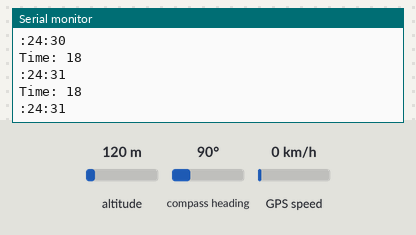
This sketch was run on a simulated Arduino Uno, built with avr-gcc and run on an emulated ATmega328P. On the bench: the last lines printed to the serial monitor. The inputs (shaded band) are chosen by the test bench; at power-on: altitude 120 m, compass heading 90°, GPS speed 0 km/h. The GPS gets a fix after 3 s at 37.7749, -122.4194 with 8 satellites.

Above: at 1.2 s.
1.3 s: altitude set to 20 m
At 2.8 s:
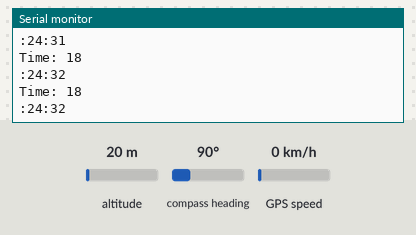
4.5 s: altitude set to 250 m
At 5.5 s:
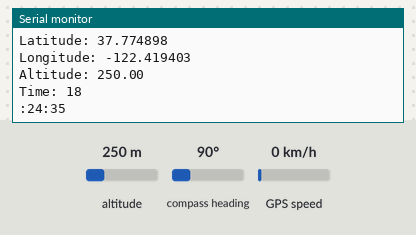
Timing chart, 0 to 7.5 s (numbered marks = the images above; inputs shaded):
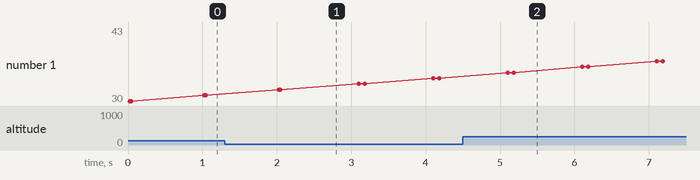

Measured:
- after the input at 4.5 s, the serial monitor: prints a new line after 0.57 s (image 2)

The sketch:

GPS_Sensor_Module.ino
```cpp
#include <TinyGPS++.h>
#include <SoftwareSerial.h>

SoftwareSerial ss(3, 2);  // RX, TX (connect to the GPS module)

TinyGPSPlus gps;

void setup() {
  Serial.begin(9600);
  ss.begin(9600);
}

void loop() {
  while (ss.available() > 0) {
    if (gps.encode(ss.read())) {
      if (gps.location.isValid()) {
        Serial.print("Latitude: ");
        Serial.println(gps.location.lat(), 6);
        Serial.print("Longitude: ");
        Serial.println(gps.location.lng(), 6);
      }
      if (gps.altitude.isValid()) {
        Serial.print("Altitude: ");
        Serial.println(gps.altitude.meters());
      }
      if (gps.time.isValid()) {
        Serial.print("Time: ");
        Serial.println(gps.time.hour() + 8); // Adjust for UTC time zone
        Serial.print(":");
        Serial.print(gps.time.minute());
        Serial.print(":");
        Serial.println(gps.time.second());
      }
    }
  }
}
```
